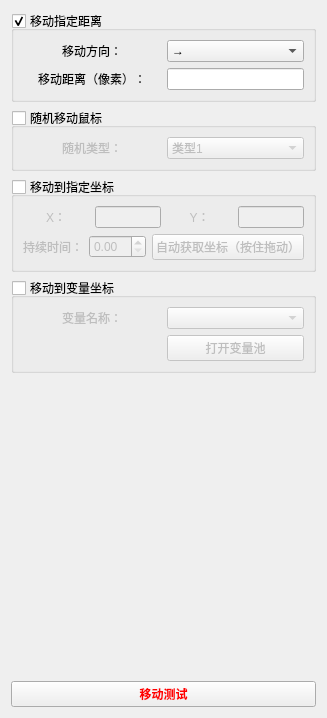
       <widget class="QWidget" name="tab_5">
        <attribute name="title">
         <string>移动鼠标</string>
        </attribute>
        <layout class="QVBoxLayout" name="verticalLayout_15">
         <item>
          <widget class="QGroupBox" name="groupBox_28">
           <property name="styleSheet">
            <string notr="true"/>
           </property>
           <property name="title">
            <string>移动指定距离</string>
           </property>
           <property name="flat">
            <bool>false</bool>
           </property>
           <property name="checkable">
            <bool>true</bool>
           </property>
           <layout class="QVBoxLayout" name="verticalLayout_4">
            <item>
             <layout class="QGridLayout" name="gridLayout_3" columnstretch="1,1">
              <item row="1" column="1">
               <widget class="QLineEdit" name="lineEdit"/>
              </item>
              <item row="1" column="0">
               <widget class="QLabel" name="label_13">
                <property name="text">
                 <string>移动距离（像素）：</string>
                </property>
                <property name="alignment">
                 <set>Qt::AlignCenter</set>
                </property>
               </widget>
              </item>
              <item row="0" column="1">
               <widget class="QComboBox" name="comboBox_4">
                <item>
                 <property name="text">
                  <string>→</string>
                 </property>
                </item>
                <item>
                 <property name="text">
                  <string>←</string>
                 </property>
                </item>
                <item>
                 <property name="text">
                  <string>↑</string>
                 </property>
                </item>
                <item>
                 <property name="text">
                  <string>↓</string>
                 </property>
                </item>
               </widget>
              </item>
              <item row="0" column="0">
               <widget class="QLabel" name="label_12">
                <property name="text">
                 <string>移动方向：</string>
                </property>
                <property name="alignment">
                 <set>Qt::AlignCenter</set>
                </property>
               </widget>
              </item>
             </layout>
            </item>
           </layout>
          </widget>
         </item>
         <item>
          <widget class="QGroupBox" name="groupBox_30">
           <property name="title">
            <string>随机移动鼠标</string>
           </property>
           <property name="flat">
            <bool>false</bool>
           </property>
           <property name="checkable">
            <bool>true</bool>
           </property>
           <property name="checked">
            <bool>false</bool>
           </property>
           <layout class="QVBoxLayout" name="verticalLayout_59">
            <item>
             <layout class="QGridLayout" name="gridLayout_35" columnstretch="1,1">
              <item row="0" column="1">
               <widget class="QComboBox" name="comboBox_16">
                <item>
                 <property name="text">
                  <string>类型1</string>
                 </property>
                </item>
                <item>
                 <property name="text">
                  <string>类型2</string>
                 </property>
                </item>
               </widget>
              </item>
              <item row="0" column="0">
               <widget class="QLabel" name="label_102">
                <property name="text">
                 <string>随机类型：</string>
                </property>
                <property name="alignment">
                 <set>Qt::AlignCenter</set>
                </property>
               </widget>
              </item>
             </layout>
            </item>
           </layout>
          </widget>
         </item>
         <item>
          <widget class="QGroupBox" name="groupBox_59">
           <property name="title">
            <string>移动到指定坐标</string>
           </property>
           <property name="checkable">
            <bool>true</bool>
           </property>
           <property name="checked">
            <bool>false</bool>
           </property>
           <layout class="QGridLayout" name="gridLayout_29">
            <item row="0" column="0" colspan="2">
             <layout class="QHBoxLayout" name="horizontalLayout_23" stretch="1,1,1,1">
              <item>
               <widget class="QLabel" name="label_157">
                <property name="text">
                 <string>X：</string>
                </property>
                <property name="alignment">
                 <set>Qt::AlignCenter</set>
                </property>
               </widget>
              </item>
              <item>
               <widget class="QLineEdit" name="lineEdit_29">
                <property name="alignment">
                 <set>Qt::AlignCenter</set>
                </property>
               </widget>
              </item>
              <item>
               <widget class="QLabel" name="label_158">
                <property name="text">
                 <string>Y：</string>
                </property>
                <property name="alignment">
                 <set>Qt::AlignCenter</set>
                </property>
               </widget>
              </item>
              <item>
               <widget class="QLineEdit" name="lineEdit_30">
                <property name="alignment">
                 <set>Qt::AlignCenter</set>
                </property>
               </widget>
              </item>
             </layout>
            </item>
            <item row="1" column="0">
             <layout class="QHBoxLayout" name="horizontalLayout_26">
              <item>
               <widget class="QLabel" name="label_31">
                <property name="text">
                 <string>持续时间：</string>
                </property>
                <property name="alignment">
                 <set>Qt::AlignCenter</set>
                </property>
               </widget>
              </item>
              <item>
               <widget class="QDoubleSpinBox" name="doubleSpinBox">
                <property name="maximum">
                 <double>99.000000000000000</double>
                </property>
                <property name="singleStep">
                 <double>0.100000000000000</double>
                </property>
                <property name="value">
                 <double>0.000000000000000</double>
                </property>
               </widget>
              </item>
             </layout>
            </item>
            <item row="1" column="1">
             <widget class="QPushButton" name="pushButton_56">
              <property name="text">
               <string>自动获取坐标（按住拖动）</string>
              </property>
             </widget>
            </item>
           </layout>
          </widget>
         </item>
         <item>
          <widget class="QGroupBox" name="groupBox_20">
           <property name="title">
            <string>移动到变量坐标</string>
           </property>
           <property name="checkable">
            <bool>true</bool>
           </property>
           <property name="checked">
            <bool>false</bool>
           </property>
           <layout class="QGridLayout" name="gridLayout_31">
            <item row="0" column="0">
             <widget class="QLabel" name="label_25">
              <property name="text">
               <string>变量名称：</string>
              </property>
              <property name="alignment">
               <set>Qt::AlignCenter</set>
              </property>
             </widget>
            </item>
            <item row="0" column="1">
             <widget class="QComboBox" name="comboBox_61"/>
            </item>
            <item row="1" column="1">
             <widget class="QPushButton" name="pushButton_57">
              <property name="text">
               <string>打开变量池</string>
              </property>
             </widget>
            </item>
           </layout>
          </widget>
         </item>
         <item>
          <spacer name="verticalSpacer">
           <property name="orientation">
            <enum>Qt::Vertical</enum>
           </property>
           <property name="sizeHint" stdset="0">
            <size>
             <width>20</width>
             <height>302</height>
            </size>
           </property>
          </spacer>
         </item>
         <item>
          <widget class="QPushButton" name="pushButton_52">
           <property name="palette">
            <palette>
             <active>
              <colorrole role="WindowText">
               <brush brushstyle="SolidPattern">
                <color alpha="255">
                 <red>255</red>
                 <green>0</green>
                 <blue>0</blue>
                </color>
               </brush>
              </colorrole>
              <colorrole role="Text">
               <brush brushstyle="SolidPattern">
                <color alpha="255">
                 <red>255</red>
                 <green>0</green>
                 <blue>0</blue>
                </color>
               </brush>
              </colorrole>
              <colorrole role="ButtonText">
               <brush brushstyle="SolidPattern">
                <color alpha="255">
                 <red>255</red>
                 <green>0</green>
                 <blue>0</blue>
                </color>
               </brush>
              </colorrole>
              <colorrole role="PlaceholderText">
               <brush brushstyle="NoBrush">
                <color alpha="128">
                 <red>255</red>
                 <green>0</green>
                 <blue>0</blue>
                </color>
               </brush>
              </colorrole>
             </active>
             <inactive>
              <colorrole role="WindowText">
               <brush brushstyle="SolidPattern">
                <color alpha="255">
                 <red>255</red>
                 <green>0</green>
                 <blue>0</blue>
                </color>
               </brush>
              </colorrole>
              <colorrole role="Text">
               <brush brushstyle="SolidPattern">
                <color alpha="255">
                 <red>255</red>
                 <green>0</green>
                 <blue>0</blue>
                </color>
               </brush>
              </colorrole>
              <colorrole role="ButtonText">
               <brush brushstyle="SolidPattern">
                <color alpha="255">
                 <red>255</red>
                 <green>0</green>
                 <blue>0</blue>
                </color>
               </brush>
              </colorrole>
              <colorrole role="PlaceholderText">
               <brush brushstyle="NoBrush">
                <color alpha="128">
                 <red>255</red>
                 <green>0</green>
                 <blue>0</blue>
                </color>
               </brush>
              </colorrole>
             </inactive>
             <disabled>
              <colorrole role="WindowText">
               <brush brushstyle="SolidPattern">
                <color alpha="255">
                 <red>120</red>
                 <green>120</green>
                 <blue>120</blue>
                </color>
               </brush>
              </colorrole>
              <colorrole role="Text">
               <brush brushstyle="SolidPattern">
                <color alpha="255">
                 <red>120</red>
                 <green>120</green>
                 <blue>120</blue>
                </color>
               </brush>
              </colorrole>
              <colorrole role="ButtonText">
               <brush brushstyle="SolidPattern">
                <color alpha="255">
                 <red>120</red>
                 <green>120</green>
                 <blue>120</blue>
                </color>
               </brush>
              </colorrole>
              <colorrole role="PlaceholderText">
               <brush brushstyle="NoBrush">
                <color alpha="128">
                 <red>255</red>
                 <green>0</green>
                 <blue>0</blue>
                </color>
               </brush>
              </colorrole>
             </disabled>
            </palette>
           </property>
           <property name="font">
            <font>
             <family>微软雅黑</family>
             <weight>75</weight>
             <bold>true</bold>
            </font>
           </property>
           <property name="text">
            <string>移动测试</string>
           </property>
          </widget>
         </item>
        </layout>
       </widget>
